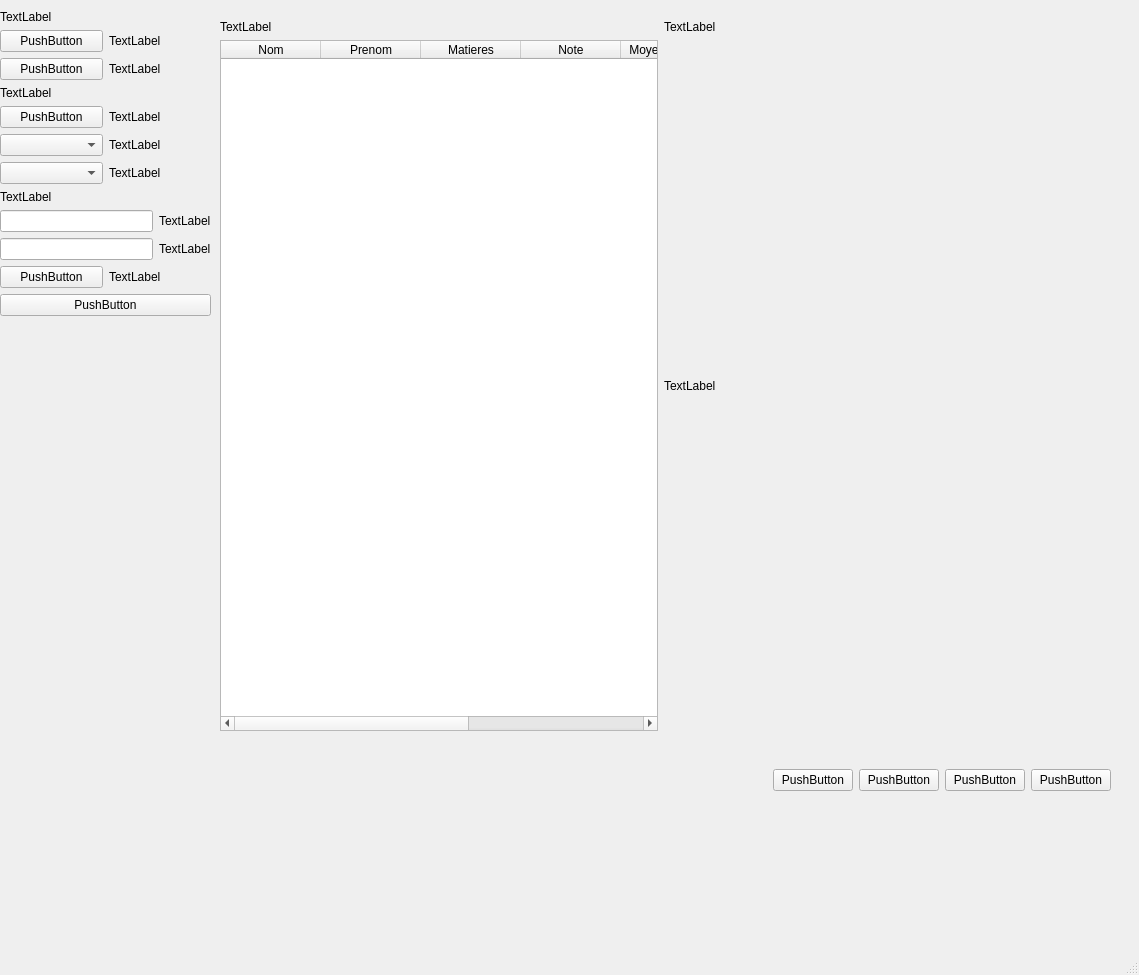
<?xml version="1.0" encoding="UTF-8"?>
<ui version="4.0">
 <class>MainWindow</class>
 <widget class="QMainWindow" name="MainWindow">
  <property name="geometry">
   <rect>
    <x>0</x>
    <y>0</y>
    <width>1139</width>
    <height>975</height>
   </rect>
  </property>
  <property name="windowTitle">
   <string>MainWindow</string>
  </property>
  <widget class="QWidget" name="centralwidget">
   <widget class="QWidget" name="verticalLayoutWidget">
    <property name="geometry">
     <rect>
      <x>0</x>
      <y>10</y>
      <width>211</width>
      <height>811</height>
     </rect>
    </property>
    <layout class="QVBoxLayout" name="verticalLayout">
     <item>
      <widget class="QLabel" name="LTitreAcademie">
       <property name="text">
        <string>TextLabel</string>
       </property>
      </widget>
     </item>
     <item>
      <layout class="QHBoxLayout" name="horizontalLayout_3">
       <item>
        <widget class="QPushButton" name="PBNomEtablissement">
         <property name="text">
          <string>PushButton</string>
         </property>
        </widget>
       </item>
       <item>
        <widget class="QLabel" name="LNom">
         <property name="text">
          <string>TextLabel</string>
         </property>
        </widget>
       </item>
      </layout>
     </item>
     <item>
      <layout class="QHBoxLayout" name="horizontalLayout_9">
       <item>
        <widget class="QPushButton" name="PBAdresseEtablissement">
         <property name="text">
          <string>PushButton</string>
         </property>
        </widget>
       </item>
       <item>
        <widget class="QLabel" name="LAdresseEtablissement">
         <property name="text">
          <string>TextLabel</string>
         </property>
        </widget>
       </item>
      </layout>
     </item>
     <item>
      <widget class="QLabel" name="LTitreClasse">
       <property name="text">
        <string>TextLabel</string>
       </property>
      </widget>
     </item>
     <item>
      <layout class="QHBoxLayout" name="horizontalLayout_8">
       <item>
        <widget class="QPushButton" name="PBNomClasse">
         <property name="text">
          <string>PushButton</string>
         </property>
        </widget>
       </item>
       <item>
        <widget class="QLabel" name="LNomClasse">
         <property name="text">
          <string>TextLabel</string>
         </property>
        </widget>
       </item>
      </layout>
     </item>
     <item>
      <layout class="QHBoxLayout" name="horizontalLayout_7">
       <item>
        <widget class="QComboBox" name="CBAnneeScolaire"/>
       </item>
       <item>
        <widget class="QLabel" name="lAnneeScolaire">
         <property name="text">
          <string>TextLabel</string>
         </property>
        </widget>
       </item>
      </layout>
     </item>
     <item>
      <layout class="QHBoxLayout" name="horizontalLayout_5">
       <item>
        <widget class="QComboBox" name="CBAnneeScolaire_2"/>
       </item>
       <item>
        <widget class="QLabel" name="ProfPrincipal">
         <property name="text">
          <string>TextLabel</string>
         </property>
        </widget>
       </item>
      </layout>
     </item>
     <item>
      <widget class="QLabel" name="LTitreEleve">
       <property name="text">
        <string>TextLabel</string>
       </property>
      </widget>
     </item>
     <item>
      <layout class="QHBoxLayout" name="horizontalLayout">
       <item>
        <widget class="QLineEdit" name="LENomEleve"/>
       </item>
       <item>
        <widget class="QLabel" name="LNomEleve">
         <property name="text">
          <string>TextLabel</string>
         </property>
        </widget>
       </item>
      </layout>
     </item>
     <item>
      <layout class="QHBoxLayout" name="horizontalLayout_2">
       <item>
        <widget class="QLineEdit" name="LEPrenomEleve"/>
       </item>
       <item>
        <widget class="QLabel" name="LPrenomEleve">
         <property name="text">
          <string>TextLabel</string>
         </property>
        </widget>
       </item>
      </layout>
     </item>
     <item>
      <layout class="QHBoxLayout" name="horizontalLayout_10">
       <item>
        <widget class="QPushButton" name="PBAdresse">
         <property name="text">
          <string>PushButton</string>
         </property>
        </widget>
       </item>
       <item>
        <widget class="QLabel" name="LAdresse">
         <property name="text">
          <string>TextLabel</string>
         </property>
        </widget>
       </item>
      </layout>
     </item>
     <item>
      <layout class="QHBoxLayout" name="horizontalLayout_6"/>
     </item>
     <item>
      <widget class="QPushButton" name="pushButton">
       <property name="text">
        <string>PushButton</string>
       </property>
      </widget>
     </item>
     <item>
      <spacer name="verticalSpacer">
       <property name="orientation">
        <enum>Qt::Vertical</enum>
       </property>
       <property name="sizeHint" stdset="0">
        <size>
         <width>20</width>
         <height>40</height>
        </size>
       </property>
      </spacer>
     </item>
    </layout>
   </widget>
   <widget class="QWidget" name="horizontalLayoutWidget_4">
    <property name="geometry">
     <rect>
      <x>600</x>
      <y>740</y>
      <width>511</width>
      <height>80</height>
     </rect>
    </property>
    <layout class="QHBoxLayout" name="horizontalLayout_4">
     <item>
      <spacer name="horizontalSpacer">
       <property name="orientation">
        <enum>Qt::Horizontal</enum>
       </property>
       <property name="sizeHint" stdset="0">
        <size>
         <width>40</width>
         <height>20</height>
        </size>
       </property>
      </spacer>
     </item>
     <item>
      <widget class="QPushButton" name="pushButton_2">
       <property name="text">
        <string>PushButton</string>
       </property>
      </widget>
     </item>
     <item>
      <widget class="QPushButton" name="pushButton_3">
       <property name="text">
        <string>PushButton</string>
       </property>
      </widget>
     </item>
     <item>
      <widget class="QPushButton" name="pushButton_5">
       <property name="text">
        <string>PushButton</string>
       </property>
      </widget>
     </item>
     <item>
      <widget class="QPushButton" name="pushButton_6">
       <property name="text">
        <string>PushButton</string>
       </property>
      </widget>
     </item>
    </layout>
   </widget>
   <widget class="QWidget" name="horizontalLayoutWidget_12">
    <property name="geometry">
     <rect>
      <x>220</x>
      <y>20</y>
      <width>881</width>
      <height>711</height>
     </rect>
    </property>
    <layout class="QHBoxLayout" name="horizontalLayout_12">
     <item>
      <layout class="QVBoxLayout" name="verticalLayout_3">
       <item>
        <widget class="QLabel" name="LBulletinEleve">
         <property name="text">
          <string>TextLabel</string>
         </property>
        </widget>
       </item>
       <item>
        <widget class="QTableWidget" name="TWEleve">
         <property name="lineWidth">
          <number>1</number>
         </property>
         <property name="autoScroll">
          <bool>true</bool>
         </property>
         <column>
          <property name="text">
           <string>Nom</string>
          </property>
         </column>
         <column>
          <property name="text">
           <string>Prenom</string>
          </property>
         </column>
         <column>
          <property name="text">
           <string>Matieres</string>
          </property>
         </column>
         <column>
          <property name="text">
           <string>Note</string>
          </property>
         </column>
         <column>
          <property name="text">
           <string>Moyenneclasse</string>
          </property>
         </column>
         <column>
          <property name="text">
           <string>Moyenne élève</string>
          </property>
         </column>
         <column>
          <property name="text">
           <string>Appréciation</string>
          </property>
         </column>
        </widget>
       </item>
      </layout>
     </item>
     <item>
      <layout class="QVBoxLayout" name="verticalLayout_4">
       <item>
        <widget class="QLabel" name="LTitreRepresentationGraphique">
         <property name="sizePolicy">
          <sizepolicy hsizetype="Preferred" vsizetype="Maximum">
           <horstretch>0</horstretch>
           <verstretch>0</verstretch>
          </sizepolicy>
         </property>
         <property name="text">
          <string>TextLabel</string>
         </property>
        </widget>
       </item>
       <item>
        <widget class="QLabel" name="LRepresentationGraphique">
         <property name="sizePolicy">
          <sizepolicy hsizetype="Expanding" vsizetype="Preferred">
           <horstretch>0</horstretch>
           <verstretch>0</verstretch>
          </sizepolicy>
         </property>
         <property name="text">
          <string>TextLabel</string>
         </property>
        </widget>
       </item>
      </layout>
     </item>
    </layout>
   </widget>
  </widget>
  <widget class="QMenuBar" name="menubar">
   <property name="geometry">
    <rect>
     <x>0</x>
     <y>0</y>
     <width>1139</width>
     <height>21</height>
    </rect>
   </property>
  </widget>
  <widget class="QStatusBar" name="statusbar"/>
 </widget>
 <resources/>
 <connections/>
</ui>
